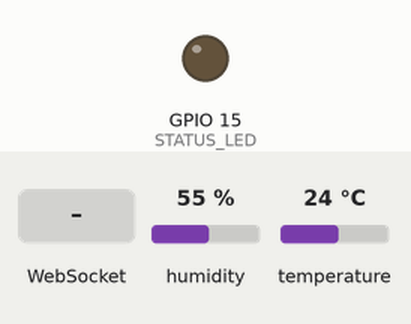
This sketch was run on a simulated ESP32. Shown: output pins drawn as LEDs (lit = HIGH). The inputs (shaded band) are chosen by the test bench; at power-on: temperature 24 °C, humidity 55 %. WiFi joins after 1.5 s; servers stay silent unless stated; what the sketch prints to the serial monitor is not drawn.

Above: at 4.7 s.
4.8 s: WebSocket text "1" received
At 6.0 s:
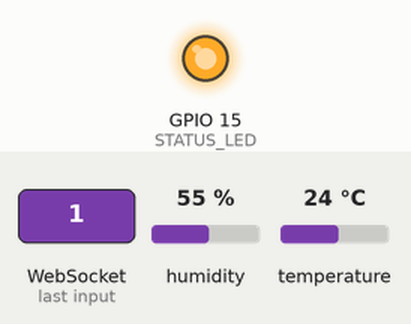
6.3 s: temperature set to 12 °C
8.8 s: temperature set to 28 °C
Timing chart, 0 to 11.8 s (numbered marks = the images above; inputs shaded):
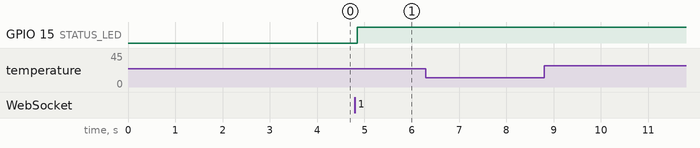

Measured:
- after the input at 4.8 s, GPIO 15 (STATUS_LED): LOW → HIGH after 0.05 s
- after the input at 6.3 s, every drawn part: stays the same
- after the input at 8.8 s, every drawn part: stays the same

The sketch:

tempTune.ino
```cpp
#include <WiFi.h>
#include <ArduinoJson.h>
#include <WebSocketsClient.h>
#include <DHT.h>
#include "config_temp.h" // Your configuration file

// Global objects and variables
WebSocketsClient webSocket;
DHT dht(DHT_PIN, DHT_TYPE); // Initialize DHT sensor using pins from config_temp.h

unsigned long lastSendTime = 0;
float currentTemperature = 0;
float currentHumidity = 0;
String currentTempCondition = "unknown";
float currentTempAppValue = 0.0;
bool serverConnected = false;
unsigned long lastHeartbeatTime = 0;

// Function declarations (forward declarations)
void connectWiFi();
void connectWebSocket();
void webSocketEvent(WStype_t type, uint8_t *payload, size_t length);
void sendSensorData();
void sendHandshake();
void sendHeartbeat();
void readTempSensor();
String getTempCondition(float tempC);
float calculateTempAppValue(float tempC);

void setup() {
    Serial.begin(115200);
    while (!Serial) {
        delay(10); // Wait for serial port
    }

    pinMode(STATUS_LED, OUTPUT);
    digitalWrite(STATUS_LED, LOW); // LED off initially

    Serial.println("Temperature Sensor Initializing (single .ino file)...");
    Serial.print("Sensor Name (from config.h): ");
    Serial.println(SENSOR_NAME);

    dht.begin(); // Initialize the DHT sensor
    delay(2000); // Wait for sensor to settle

    float initialTemp = dht.readTemperature();
    if (isnan(initialTemp)) {
        Serial.println("FATAL: Failed to read from DHT sensor on startup!");
        Serial.println("Check wiring, DHT_PIN, and DHT_TYPE in config_temp.h.");
        while (1) { // Halt execution
            digitalWrite(STATUS_LED, !digitalRead(STATUS_LED));
            delay(100);
        }
    } else {
        Serial.print("DHT sensor initialized. Initial Temperature: ");
        Serial.print(initialTemp);
        Serial.println(" *C");
    }

    connectWiFi();
    connectWebSocket();
}

void loop() {
    webSocket.loop();

    if (serverConnected && (millis() - lastSendTime > READING_INTERVAL)) {
        readTempSensor();
        sendSensorData(); // lastSendTime will be updated in sendSensorData on success
    }

    if (serverConnected && (millis() - lastHeartbeatTime > 30000)) { // Send heartbeat every 30s
        sendHeartbeat();
        lastHeartbeatTime = millis();
    }
    digitalWrite(STATUS_LED, serverConnected ? HIGH : LOW); // LED ON if connected
}

void connectWiFi() {
    Serial.print("Connecting to WiFi: ");
    Serial.println(WIFI_SSID);
    WiFi.begin(WIFI_SSID, WIFI_PASSWORD);
    int attempts = 0;
    while (WiFi.status() != WL_CONNECTED && attempts < 30) { // Try for 15 seconds
        delay(500);
        Serial.print(".");
        attempts++;
    }
    if (WiFi.status() == WL_CONNECTED) {
        Serial.println("\nWiFi connected!");
        Serial.print("IP Address: ");
        Serial.println(WiFi.localIP());
    } else {
        Serial.println("\nFailed to connect to WiFi. Restarting in 10 seconds...");
        delay(10000);
        ESP.restart();
    }
}

void connectWebSocket() {
    Serial.print("Connecting to WebSocket server: ");
    Serial.print(WEBSOCKET_HOST);
    Serial.print(":");
    Serial.println(WEBSOCKET_PORT);
    Serial.print("Path: ");
    Serial.println(WEBSOCKET_PATH);

    webSocket.begin(WEBSOCKET_HOST, WEBSOCKET_PORT, WEBSOCKET_PATH);
    webSocket.onEvent(webSocketEvent);
    webSocket.setReconnectInterval(5000); // Try to reconnect every 5 seconds
}

void webSocketEvent(WStype_t type, uint8_t *payload, size_t length) {
    switch (type) {
        case WStype_DISCONNECTED:
            Serial.println("[WSc] Disconnected from server.");
            serverConnected = false;
            break;
        case WStype_CONNECTED:
            Serial.print("[WSc] Connected to server: ");
            Serial.println((char *)payload); // Server URL
            serverConnected = true;
            sendHandshake();
            break;
        case WStype_TEXT:
            Serial.print("[WSc] Received text: ");
            Serial.println((char *)payload);
            break;
        case WStype_BIN:
            Serial.println("[WSc] Received binary data.");
            break;
        case WStype_ERROR:
             Serial.println("[WSc] Error.");
            break;
        case WStype_FRAGMENT_TEXT_START:
        case WStype_FRAGMENT_BIN_START:
        case WStype_FRAGMENT:
        case WStype_FRAGMENT_FIN:
            break;
        default:
            Serial.print("[WSc] Unknown event type: ");
            Serial.println(type);
            break;
    }
}

void sendHandshake() {
    if (!serverConnected) return;
    StaticJsonDocument<200> doc;
    doc["type"] = "esp_handshake";
    doc["sensorName"] = SENSOR_NAME;
    doc["device_type"] = "temperature";

    String output;
    serializeJson(doc, output);
    if (webSocket.sendTXT(output)) {
        Serial.print("Sent Handshake: ");
        Serial.println(output);
    } else {
        Serial.println("Error sending handshake.");
    }
}

void readTempSensor() {
    float temp = dht.readTemperature();
    float hum = dht.readHumidity();

    if (isnan(temp) || isnan(hum)) {
        Serial.println("Warning: Failed to read from DHT sensor during loop.");
        return;
    }

    currentTemperature = temp;
    currentHumidity = hum;
    currentTempCondition = getTempCondition(currentTemperature);
    currentTempAppValue = calculateTempAppValue(currentTemperature);

    Serial.printf("Temp: %.1f C, Hum: %.1f %%, Cond: %s, AppVal: %.2f\n",
                  currentTemperature, currentHumidity, currentTempCondition.c_str(), currentTempAppValue);
}

String getTempCondition(float tempC) {
    if (tempC <= TEMP_VERY_COLD_MAX) return "very_cold";
    if (tempC <= TEMP_COLD_MAX) return "cold";
    if (tempC <= TEMP_COOL_MAX) return "cool";
    if (tempC <= TEMP_MILD_MAX) return "mild";
    if (tempC <= TEMP_WARM_MAX) return "warm";
    return "hot";
}

float calculateTempAppValue(float tempC) {
    float effectiveTemp = max(tempC, MIN_RELEVANT_TEMP);
    effectiveTemp = min(effectiveTemp, MAX_RELEVANT_TEMP);

    if (MAX_RELEVANT_TEMP - MIN_RELEVANT_TEMP == 0) {
        return (effectiveTemp >= MIN_RELEVANT_TEMP) ? 1.0f : 0.0f;
    }

    float normalized = (effectiveTemp - MIN_RELEVANT_TEMP) / (MAX_RELEVANT_TEMP - MIN_RELEVANT_TEMP);
    return max(0.0f, min(1.0f, normalized));
}

void sendSensorData() {
    if (!serverConnected) return;

    StaticJsonDocument<256> doc;
    doc["type"] = "sensor_data";
    doc["sensor"] = SENSOR_NAME;
    doc["device_type"] = "temperature";
    doc["temperature_c"] = round(currentTemperature * 10.0) / 10.0;
    doc["humidity_percent"] = round(currentHumidity * 10.0) / 10.0;
    doc["temp_condition"] = currentTempCondition;
    doc["temp_app_value"] = round(currentTempAppValue * 100.0) / 100.0;

    String output;
    serializeJson(doc, output);
    if (webSocket.sendTXT(output)) {
        Serial.print("Sent Data: ");
        Serial.println(output);
        lastSendTime = millis();
    } else {
        Serial.println("Error sending data via WebSocket.");
    }
}

void sendHeartbeat() {
    if (!serverConnected) return;
    StaticJsonDocument<128> doc;
    doc["type"] = "heartbeat";
    doc["sensorName"] = SENSOR_NAME;
    doc["device_type"] = "temperature";

    String output;
    serializeJson(doc, output);
    if (webSocket.sendTXT(output)) {
        // Serial.print("Sent Heartbeat: "); Serial.println(output); // Usually too verbose
    } else {
        Serial.println("Error sending heartbeat.");
    }
}
```

config_temp.h
```cpp
#ifndef CONFIG_TEMP_H
#define CONFIG_TEMP_H

// WiFi configuration (can be the same as lightTune)
#define WIFI_SSID "CreaTone"
#define WIFI_PASSWORD "03511572"

// WebSocket configuration (can be the same as lightTune)
#define WEBSOCKET_HOST "192.168.0.100" // !!! IMPORTANT: Your WebSocket server's IP address !!!
#define WEBSOCKET_PORT 8080
#define WEBSOCKET_PATH "/"

// Sensor configuration
#define SENSOR_NAME "TempHumSensor"     // Unique name for this sensor
#define READING_INTERVAL 2500           // Send data every 2500ms (2.5 seconds) - DHT11 is slow

// DHT Sensor Pin and Type
#define DHT_PIN 8      // GPIO pin the DHT11 data pin is connected to (e.g., D4 on ESP32)
#define DHT_TYPE DHT11  // Define the type of DHT sensor

// LED pin for status indication
#define STATUS_LED 15   // Your LED wiring (can be the same as lightTune if on a different ESP32)

// Temperature thresholds (Celsius - CALIBRATE THESE for your desired ranges)
#define TEMP_VERY_COLD_MAX 5.0
#define TEMP_COLD_MAX 12.0
#define TEMP_COOL_MAX 18.0
#define TEMP_MILD_MAX 24.0
#define TEMP_WARM_MAX 29.0
// Anything above WARM_MAX will be "hot"

// For temp_app_value normalization (0.0 to 1.0) - Celsius
#define MIN_RELEVANT_TEMP 0.0f    // Min temperature for 0.0 app_value
#define MAX_RELEVANT_TEMP 35.0f   // Max temperature for 1.0 app_value

#endif // CONFIG_TEMP_H
```
